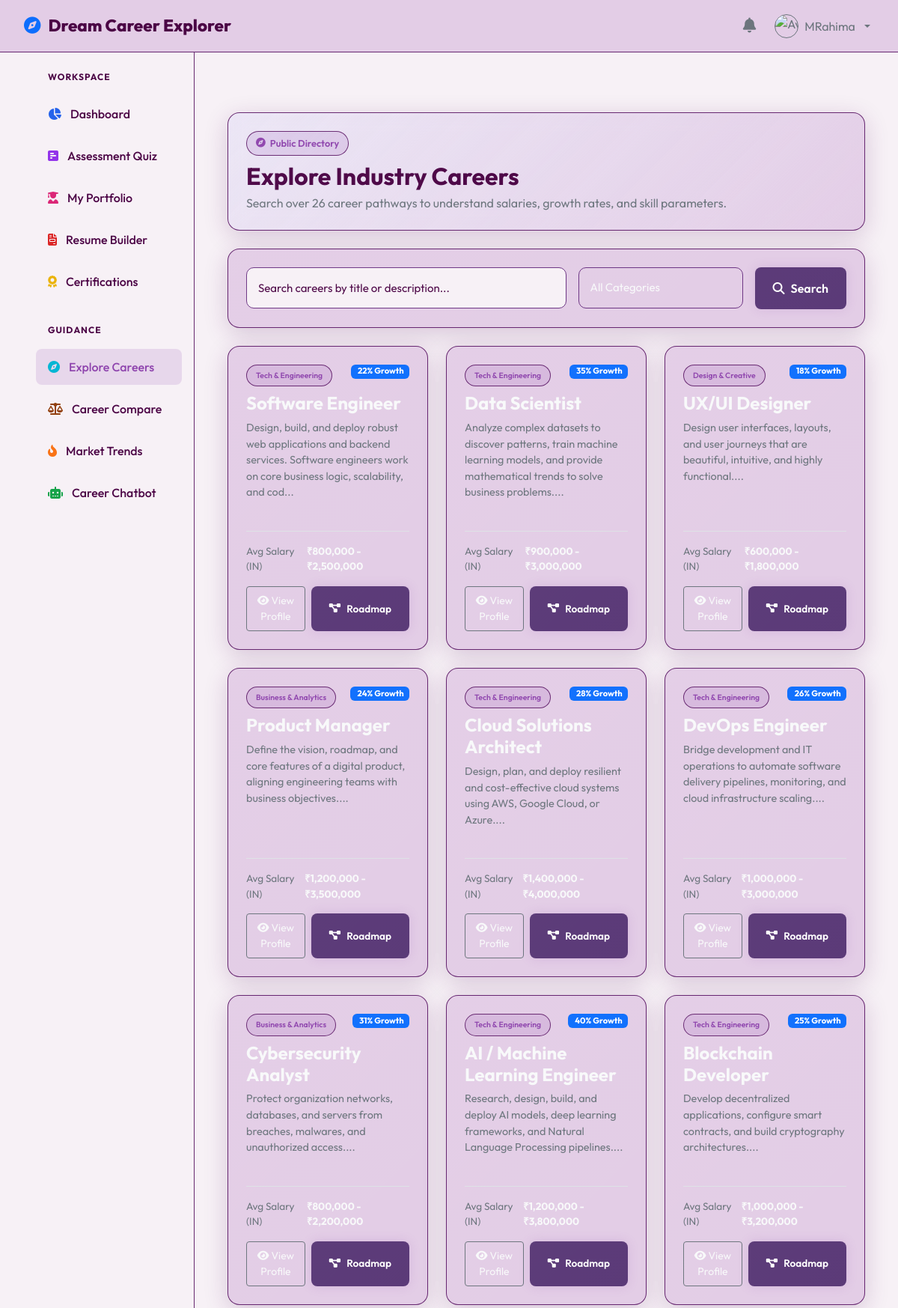
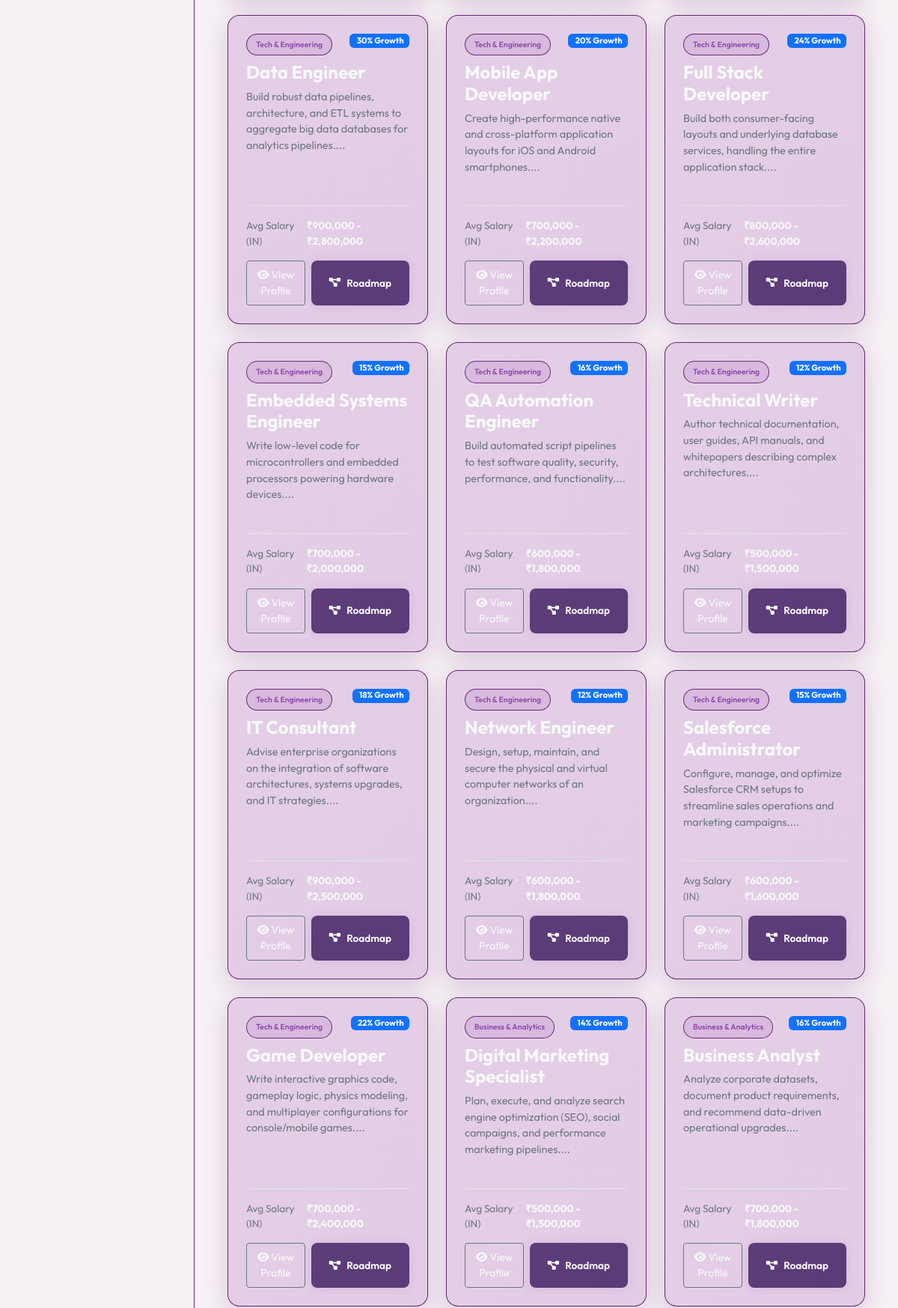
The app's page /careers (signed in, upper part) with its own data (2 pictures, top to bottom).
### app/models.py (models this page shows, shortened)
class User(db.Model):
    __tablename__ = 'users'
    id = db.Column(db.Integer, primary_key=True)
    username = db.Column(db.String(50), unique=True, nullable=False)
    email = db.Column(db.String(100), unique=True, nullable=False)
    password_hash = db.Column(db.String(256), nullable=False)
    full_name = db.Column(db.String(100), nullable=False)
    role = db.Column(db.Enum('student', 'admin', name='user_roles'), default='student', nullable=False)
    profile_pic = db.Column(db.String(256), default='default.png')
    department = db.Column(db.String(100), nullable=True)
    qualification = db.Column(db.String(100), nullable=True)
    created_at = db.Column(db.DateTime, default=datetime.utcnow)
    portfolio = db.relationship('Portfolio', backref='user', uselist=False, cascade="all, delete-orphan")
    skills = db.relationship('StudentSkill', backref='user', cascade="all, delete-orphan")
    certificates = db.relationship('Certificate', backref='user', cascade="all, delete-orphan")
    projects = db.relationship('Project', backref='user', cascade="all, delete-orphan")
    quiz_results = db.relationship('QuizResult', backref='user', cascade="all, delete-orphan")
    progress = db.relationship('LearningProgress', backref='user', cascade="all, delete-orphan")
    notifications = db.relationship('Notification', backref='user', cascade="all, delete-orphan")

class Career(db.Model):
    __tablename__ = 'careers'
    id = db.Column(db.Integer, primary_key=True)
    title = db.Column(db.String(100), unique=True, nullable=False)
    overview = db.Column(db.Text, nullable=False)
    responsibilities = db.Column(db.Text, nullable=False)
    average_salary_in = db.Column(db.String(50), nullable=False)  # e.g. "₹8,000,000"
    average_salary_intl = db.Column(db.String(50), nullable=False)  # e.g. "$110,000"
    future_scope = db.Column(db.Text, nullable=False)
    growth_rate = db.Column(db.String(20), nullable=False)  # e.g. "22%"
    top_companies = db.Column(db.Text, nullable=False)  # Comma-separated (Google, Microsoft)
    required_certifications = db.Column(db.Text, nullable=True)
    required_degrees = db.Column(db.Text, nullable=True)
    portfolio_projects = db.Column(db.Text, nullable=True)  # JSON-string array of projects
    interview_tips = db.Column(db.Text, nullable=True)
    video_url = db.Column(db.String(256), nullable=True)
    success_story = db.Column(db.Text, nullable=True)
    skills_required = db.relationship('CareerSkill', backref='career', cascade="all, delete-orphan")
    courses = db.relationship('Course', backref='career', cascade="all, delete-orphan")
    roadmap_stages = db.relationship('Roadmap', backref='career', cascade="all, delete-orphan")

### app/blueprints/main/routes.py (the view)
@main_bp.route('/careers')
def careers():
    search_query = request.args.get('search', '').strip()
    category_filter = request.args.get('category', '').strip()
    query = Career.query
    if search_query:
        query = query.filter(Career.title.like(f"%{search_query}%") | Career.overview.like(f"%{search_query}%"))
    all_careers = query.all()
    categorized_careers = []
    for c in all_careers:
        title_lower = c.title.lower()
        cat = 'Tech & Engineering'
        if any(w in title_lower for w in ['designer', 'ux', 'ui', 'graphic']):
            cat = 'Design & Creative'
        elif any(w in title_lower for w in ['manager', 'analyst', 'hr', 'marketing', 'financial', 'business']):
            cat = 'Business & Analytics'
        elif any(w in title_lower for w in ['teacher', 'professor']):
            cat = 'Education & Academics'
        if not category_filter or category_filter == cat:
            c.assigned_category = cat  # Dynamically add category to object
            categorized_careers.append(c)
    return render_template('careers.html', careers=categorized_careers, search=search_query, active_cat=category_filter)

### app/templates/careers.html (shortened to what this page needs)
{% extends "base.html" %}
{% block content %}
<div class="container py-4">
    <div class="row mb-4" data-aos="fade-down">
        <div class="col-12">
            <div class="glass-card" style="background: linear-gradient(135deg, rgba(99, 102, 241, 0.08) 0%, var(--bg-card) 100%);">
                <div class="d-flex flex-column flex-md-row justify-content-between align-items-md-center gap-3">
                    <div>
                        <span class="badge-custom badge-tech mb-2"><i class="fa-solid fa-compass"></i> Public Directory</span>
                        <h2 class="fw-bold mb-1">Explore Industry Careers</h2>
                        <p class="text-secondary mb-0">Search over 26 career pathways to understand salaries, growth rates, and skill parameters.</p>
                    </div>
                </div>
            </div>
        </div>
    </div>
    <div class="row mb-4" data-aos="fade-up">
        <div class="col-12">
            <div class="glass-card">
                <form action="{{ url_for('main.careers') }}" method="GET" class="d-flex flex-column flex-md-row gap-3">
                    <div class="flex-grow-1">
                        <input type="text" name="search" class="form-control-custom m-0" placeholder="Search careers by title or description..." value="{{ search }}">
                    </div>
                    <div style="min-width: 220px;">
                        <select name="category" class="form-control-custom form-select bg-transparent text-light border-color m-0">
                            <option value="" class="bg-dark text-muted">All Categories</option>
                        </select>
                    </div>
                    <button type="submit" class="glow-btn px-4 py-3 m-0"><i class="fa-solid fa-magnifying-glass"></i> Search</button>
                </form>
            </div>
        </div>
    </div>
    <div class="row g-4" data-aos="fade-up" data-aos-delay="100">
        {% for c in careers %}
            <div class="col-md-6 col-lg-4">
                <div class="glass-card h-100 d-flex flex-column justify-content-between">
                    <div>
                        <div class="d-flex justify-content-between align-items-start mb-2">
                            <span class="badge-custom badge-tech" style="font-size: 0.65rem;">{{ c.assigned_category or 'Tech & Engineering' }}</span>
                            <span class="badge bg-primary" style="font-size: 0.7rem;"> {{ c.growth_rate }} Growth</span>
                        </div>
                        <h4 class="fw-bold text-light mb-2">{{ c.title }}</h4>
                        <p class="text-secondary" style="font-size: 0.9rem; line-height: 1.5;">{{ c.overview[:140] }}...</p>
                    </div>
                    <div class="mt-4 pt-3 border-top border-color">
                        <div class="d-flex justify-content-between align-items-center mb-3" style="font-size: 0.85rem;">
                            <span class="text-secondary">Avg Salary (IN)</span>
                            <span class="text-light fw-bold">{{ c.average_salary_in }}</span>
                        </div>
                        <div class="d-flex gap-2">
                            <a href="{{ url_for('main.career_detail', career_id=c.id) }}" class="btn btn-outline-secondary btn-sm text-light border-color w-100 py-2"><i class="fa-solid fa-eye"></i> View Profile</a>
                            {% if current_user and current_user.role == 'student' %}
                                <a href="{{ url_for('student.roadmap', career_id=c.id) }}" class="glow-btn btn-sm w-100 py-2 text-center text-decoration-none" style="font-size: 0.85rem;"><i class="fa-solid fa-diagram-project"></i> Roadmap</a>
                            {% endif %}
                        </div>
                    </div>
                </div>
            </div>
        {% else %}
            <div class="col-12 text-center py-5">
                <i class="fa-solid fa-magnifying-glass-chart fs-1 text-muted mb-3 animate-pulse"></i>
                <p class="text-secondary">No careers matched your search query. Try clearing search keywords or category filters.</p>
            </div>
        {% endfor %}
    </div>
</div>
{% endblock %}

### app/templates/base.html (shortened to what this page needs)
<!DOCTYPE html>
<html lang="en" data-theme="dark">
<head>
    <link href="https://cdn.jsdelivr.net/npm/bootstrap@5.3.0/dist/css/bootstrap.min.css" rel="stylesheet">
    <link href="https://cdnjs.cloudflare.com/ajax/libs/font-awesome/6.4.0/css/all.min.css" rel="stylesheet">
    <link href="https://unpkg.com/aos@2.3.1/dist/aos.css" rel="stylesheet">
    <link rel="stylesheet" href="{{ url_for('static', filename='css/style.css') }}">
    <link rel="stylesheet" href="{{ url_for('static', filename='css/dashboard.css') }}">
    <link rel="stylesheet" href="{{ url_for('static', filename='css/landing.css') }}">
</head>
<body>
    <nav class="top-navbar">
        <a class="navbar-brand" href="{{ url_for('main.index') }}">
            <i class="fa-solid fa-compass text-primary"></i> Dream Career Explorer
        </a>
        <div class="d-flex align-items-center gap-3">
            {% if current_user %}
                {% if current_user.role == 'student' %}
                <a href="{{ url_for('student.notifications') }}" class="position-relative text-secondary p-1" title="Notifications">
                    <i class="fa-solid fa-bell fs-5"></i>
                </a>
                {% endif %}
                <div class="dropdown">
                    <button class="btn btn-link text-decoration-none dropdown-toggle text-secondary d-flex align-items-center gap-2 p-1" type="button" id="profileDropdown" data-bs-toggle="dropdown" aria-expanded="false">
                        <img src="{{ url_for('static', filename='uploads/' + current_user.profile_pic) }}" alt="Avatar" width="32" height="32" class="rounded-circle border border-secondary" onerror="this.src='https://cdn-icons-png.flaticon.com/512/3135/3135715.png';">
                        <span class="d-none d-md-inline">{{ current_user.full_name }}</span>
                    </button>
                </div>
            {% else %}
                <a href="{{ url_for('auth.login') }}" class="btn btn-outline-secondary btn-sm px-3">Login</a>
                <a href="{{ url_for('auth.register') }}" class="glow-btn btn-sm px-3 py-2 text-white">Get Started</a>
            {% endif %}
        </div>
    </nav>
    <div class="main-wrapper">
        {% if current_user %}
            <aside class="sidebar">
                <ul class="side-nav-list">
                    {% if current_user.role == 'student' %}
                        <span class="text-uppercase  fw-bold px-3 mb-2" style="font-size: 0.75rem; letter-spacing: 1px;">Workspace</span>
                        <li><a class="side-nav-link" href="{{ url_for('student.dashboard') }}"><i class="fa-solid fa-chart-pie icon-dashboard"></i> Dashboard</a></li>
                        <li><a class="side-nav-link" href="{{ url_for('student.assessment') }}"><i class="fa-solid fa-square-poll-horizontal icon-quiz"></i> Assessment Quiz</a></li>
                        <li><a class="side-nav-link" href="{{ url_for('student.portfolio') }}"><i class="fa-solid fa-user-graduate icon-portfolio"></i> My Portfolio</a></li>
                        <li><a class="side-nav-link" href="{{ url_for('student.resume') }}"><i class="fa-solid fa-file-invoice icon-resume"></i> Resume Builder</a></li>
                        <li><a class="side-nav-link" href="{{ url_for('student.certifications') }}"><i class="fa-solid fa-award icon-certifications"></i> Certifications</a></li>
                        <span class="text-uppercase  fw-bold px-3 mt-4 mb-2" style="font-size: 0.75rem; letter-spacing: 1px;">Guidance</span>
                        <li><a class="side-nav-link" href="{{ url_for('main.careers') }}"><i class="fa-solid fa-compass icon-explore"></i> Explore Careers</a></li>
                        <li><a class="side-nav-link" href="{{ url_for('main.comparison') }}"><i class="fa-solid fa-scale-balanced icon-compare"></i> Career Compare</a></li>
                        <li><a class="side-nav-link" href="{{ url_for('main.trends') }}"><i class="fa-solid fa-fire-flame-curved icon-trends"></i> Market Trends</a></li>
                        <li><a class="side-nav-link" href="{{ url_for('student.chatbot_ui') }}"><i class="fa-solid fa-robot icon-chatbot"></i> Career Chatbot</a></li>
                    {% endif %}
                </ul>
            </aside>
        {% endif %}
        <main class="content-body {% if not current_user %}w-100 m-0 p-0{% endif %}">
            {% block content %}{% endblock %}
        </main>
    </div>
</body>
</html>

### app/static/css/style.css (style rules this page uses)
:root { --bg-primary: #f7f1f6; --bg-secondary: #f7f1f6; --bg-card: #e3cde6; --bg-glass: #e3cde6; --border-color: #5b1765e8; --border-focus:#8e44ad; --text-primary:#4b0445; --text-secondary: #4b0445; --text-muted: #4b0445; --primary: #8e44ad; --primary-hover: #6c3483; --primary-glow: rgba(142, 68, 173, 0.15); --success: #18d118; --warning: #f59e0b; --danger: #ef4444; --info: #7d3c98; --glass-blur: blur(12px); --card-shadow: 0 8px 32px 0 rgba(91, 23, 101, 0.20); --nav-height: 70px; --sidebar-width: 260px; }
* { margin: 0; padding: 0; box-sizing: border-box; transition: background-color 0.3s ease, border-color 0.3s ease, color 0.15s ease; }
body { font-family: 'Outfit', sans-serif; background-color: var(--bg-primary); color: var(--text-primary); overflow-x: hidden; min-height: 100vh; }
a { text-decoration: none; color: var(--primary); }
.glass-card { background: var(--bg-card); backdrop-filter: var(--glass-blur); -webkit-backdrop-filter: var(--glass-blur); border: 1px solid var(--border-color); border-radius: 16px; padding: 24px; box-shadow: var(--card-shadow); position: relative; overflow: hidden; }
.glass-card::before { content: ''; position: absolute; top: 0; left: 0; width: 100%; height: 100%; background: linear-gradient(135deg, rgba(255, 255, 255, 0.03) 0%, rgba(255, 255, 255, 0) 100%); pointer-events: none; }
.glow-btn { background: #5b3a78; color: #ffffff; border: none; border-radius: 8px; padding: 10px 24px; font-weight: 600; display: inline-flex; align-items: center; gap: 8px; cursor: pointer; box-shadow: 0 0 15px var(--primary-glow); }
.badge-custom { padding: 6px 12px; border-radius: 20px; font-size: 0.8rem; font-weight: 600; display: inline-flex; align-items: center; gap: 6px; }
.badge-tech { background-color: var(--primary-glow); color: var(--primary); border: 1px solid var(--border-color); }
.main-wrapper { display: flex; min-height: 100vh; padding-top: var(--nav-height); }
.sidebar { width: var(--sidebar-width); background: var(--bg-secondary); border-right: 1px solid var(--border-color); position: fixed; top: var(--nav-height); bottom: 0; left: 0; z-index: 100; padding: 24px 16px; overflow-y: auto; }
.content-body { flex: 1; margin-left: var(--sidebar-width); padding: 32px; overflow-x: hidden; }
.top-navbar { height: var(--nav-height); background: var(--bg-glass); backdrop-filter: var(--glass-blur); -webkit-backdrop-filter: var(--glass-blur); border-bottom: 1px solid var(--border-color); position: fixed; top: 0; left: 0; right: 0; z-index: 1000; display: flex; align-items: center; justify-content: space-between; padding: 0 32px; }
.navbar-brand { font-weight: 800; font-size: 1.4rem; color: var(--text-primary); display: flex; align-items: center; gap: 10px; }
.side-nav-list { list-style: none; display: flex; flex-direction: column; gap: 8px; }
.side-nav-link { display: flex; align-items: center; gap: 12px; padding: 12px 16px; border-radius: 8px; color: var(--text-secondary); font-weight: 500; cursor: pointer; }
.side-nav-link:hover, .side-nav-link.active { background: var(--primary-glow); color: var(--primary); }
.form-control-custom { width: 100%; height: 55px; background: #f7f1f6; color: #6c3483; border: 1px solid #6c3483; border-radius: 10px; padding: 0 15px; font-size: 15px; transition: all 0.3s ease; }
.form-control-custom::placeholder { color: #4b0445; }

### app/static/css/dashboard.css (style rules this page uses)
.icon-dashboard { color: #2563eb; }
.icon-quiz { color: #9333ea; }
.icon-portfolio { color: #db2777; }
.icon-resume { color: #dc2626; }
.icon-certifications { color: #eab308; }
.icon-explore { color: #06b6d4; }
.icon-compare { color: #92400e; }
.icon-trends { color: #f97316; }
.icon-chatbot { color: #16a34a; }

### records on screen
User: full_name "MRahima"
Career: assigned_category "Tech & Engineering", growth_rate "22%", title "Software Engineer", overview "Design, build, and deploy robust web applications and backend services. Software engineers work on core business logic, scalability, and cod", average_salary_in "₹800,000 - ₹2,500,000"
Career: assigned_category "Tech & Engineering", growth_rate "35%", title "Data Scientist", overview "Analyze complex datasets to discover patterns, train machine learning models, and provide mathematical trends to solve business problems.", average_salary_in "₹900,000 - ₹3,000,000"
Career: assigned_category "Design & Creative", growth_rate "18%", title "UX/UI Designer", overview "Design user interfaces, layouts, and user journeys that are beautiful, intuitive, and highly functional.", average_salary_in "₹600,000 - ₹1,800,000"
Career: assigned_category "Business & Analytics", growth_rate "24%", title "Product Manager", overview "Define the vision, roadmap, and core features of a digital product, aligning engineering teams with business objectives.", average_salary_in "₹1,200,000 - ₹3,500,000"
Career: assigned_category "Tech & Engineering", growth_rate "28%", title "Cloud Solutions Architect", overview "Design, plan, and deploy resilient and cost-effective cloud systems using AWS, Google Cloud, or Azure.", average_salary_in "₹1,400,000 - ₹4,000,000"
Career: assigned_category "Tech & Engineering", growth_rate "26%", title "DevOps Engineer", overview "Bridge development and IT operations to automate software delivery pipelines, monitoring, and cloud infrastructure scaling.", average_salary_in "₹1,000,000 - ₹3,000,000"
Career: assigned_category "Business & Analytics", growth_rate "31%", title "Cybersecurity Analyst", overview "Protect organization networks, databases, and servers from breaches, malwares, and unauthorized access.", average_salary_in "₹800,000 - ₹2,200,000"
Career: assigned_category "Tech & Engineering", growth_rate "40%", title "AI / Machine Learning Engineer", overview "Research, design, build, and deploy AI models, deep learning frameworks, and Natural Language Processing pipelines.", average_salary_in "₹1,200,000 - ₹3,800,000"
Career: assigned_category "Tech & Engineering", growth_rate "25%", title "Blockchain Developer", overview "Develop decentralized applications, configure smart contracts, and build cryptography architectures.", average_salary_in "₹1,000,000 - ₹3,200,000"
Career: assigned_category "Tech & Engineering", growth_rate "30%", title "Data Engineer", overview "Build robust data pipelines, architecture, and ETL systems to aggregate big data databases for analytics pipelines.", average_salary_in "₹900,000 - ₹2,800,000"
Career: assigned_category "Tech & Engineering", growth_rate "20%", title "Mobile App Developer", overview "Create high-performance native and cross-platform application layouts for iOS and Android smartphones.", average_salary_in "₹700,000 - ₹2,200,000"
Career: assigned_category "Tech & Engineering", growth_rate "24%", title "Full Stack Developer", overview "Build both consumer-facing layouts and underlying database services, handling the entire application stack.", average_salary_in "₹800,000 - ₹2,600,000"
Career: assigned_category "Tech & Engineering", growth_rate "15%", title "Embedded Systems Engineer", overview "Write low-level code for microcontrollers and embedded processors powering hardware devices.", average_salary_in "₹700,000 - ₹2,000,000"
Career: assigned_category "Tech & Engineering", growth_rate "16%", title "QA Automation Engineer", overview "Build automated script pipelines to test software quality, security, performance, and functionality.", average_salary_in "₹600,000 - ₹1,800,000"
Career: assigned_category "Tech & Engineering", growth_rate "12%", title "Technical Writer", overview "Author technical documentation, user guides, API manuals, and whitepapers describing complex architectures.", average_salary_in "₹500,000 - ₹1,500,000"
Career: assigned_category "Tech & Engineering", growth_rate "18%", title "IT Consultant", overview "Advise enterprise organizations on the integration of software architectures, systems upgrades, and IT strategies.", average_salary_in "₹900,000 - ₹2,500,000"
Career: assigned_category "Tech & Engineering", growth_rate "12%", title "Network Engineer", overview "Design, setup, maintain, and secure the physical and virtual computer networks of an organization.", average_salary_in "₹600,000 - ₹1,800,000"
Career: assigned_category "Tech & Engineering", growth_rate "15%", title "Salesforce Administrator", overview "Configure, manage, and optimize Salesforce CRM setups to streamline sales operations and marketing campaigns.", average_salary_in "₹600,000 - ₹1,600,000"
Career: assigned_category "Tech & Engineering", growth_rate "22%", title "Game Developer", overview "Write interactive graphics code, gameplay logic, physics modeling, and multiplayer configurations for console/mobile games.", average_salary_in "₹700,000 - ₹2,400,000"
Career: assigned_category "Business & Analytics", growth_rate "14%", title "Digital Marketing Specialist", overview "Plan, execute, and analyze search engine optimization (SEO), social campaigns, and performance marketing pipelines.", average_salary_in "₹500,000 - ₹1,500,000"
Career: assigned_category "Business & Analytics", growth_rate "16%", title "Business Analyst", overview "Analyze corporate datasets, document product requirements, and recommend data-driven operational upgrades.", average_salary_in "₹700,000 - ₹1,800,000"
